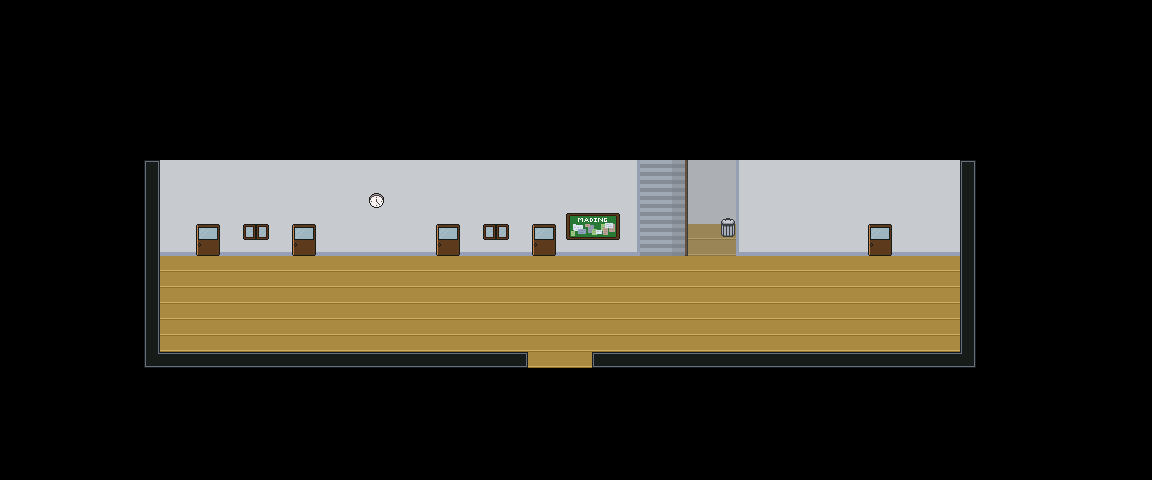

Tiled map render using the project's own tile images. Description and the map definition, with tile-layer contents summarised, below:
An orthogonal 72x30 tile map with 16x16 px tiles, 3 tile layers (Tile Layer 1, Tile Layer 2, bayangan) and 1 object.

<map version="1.5" tiledversion="1.7.2" orientation="orthogonal" renderorder="right-down" width="72" height="30" tilewidth="16" tileheight="16" infinite="0" nextlayerid="5" nextobjectid="2">
 <tileset firstgid="1" source="aset lorong.tsx" />
 <layer id="1" name="Tile Layer 1" width="72" height="30">
  <data>[2160 cells, 676 non-empty, 14 distinct tile ids]</data>
 </layer>
 <layer id="2" name="Tile Layer 2" width="72" height="30">
  <data>[2160 cells, 53 non-empty, 20 distinct tile ids]</data>
 </layer>
 <layer id="3" name="bayangan" width="72" height="30">
  <data>[2160 cells, 24 non-empty, 1 distinct tile ids]</data>
 </layer>
 <objectgroup id="4" name="Object Layer 1">
  <object id="1" x="144" y="368">
   <polygon points="0,0 0,-208 832,-208 832,0 448,0 448,-16 816,-16 816,-112 592,-112 592,-144 544,-144 544,-128 496,-128 496,-112 16,-112 16,-16 384,-16 384,0" />
  </object>
 </objectgroup>
</map>
